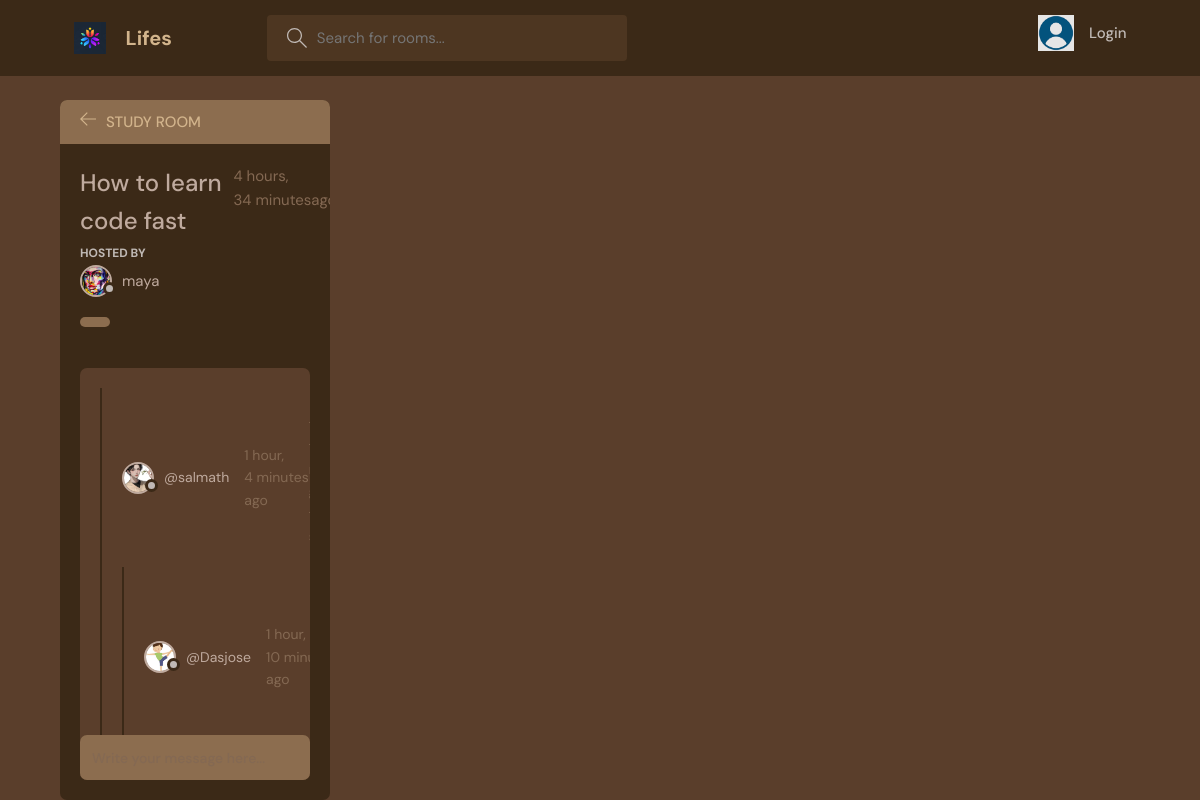
Page /room/2/ on the committed database.
### base/models.py (models this page shows, shortened)
class Room(models.Model):
    host = models.ForeignKey(User, on_delete=models.SET_NULL, null=True)
    topics = models.ForeignKey(Topics, on_delete=models.SET_NULL, null=True)
    name = models.CharField(max_length=200)
    description = models.TextField(null=True, blank=True)
    participants = models.ManyToManyField(User, related_name='participants', blank=True)
    updated = models.DateTimeField(auto_now=True)
    created = models.DateTimeField(auto_now_add=True )
    class Meta:
        ordering = ['-updated', '-created']

class User(AbstractUser):
    name = models.CharField(max_length=200, null=True)
    email = models.EmailField(unique=True, null=True)
    bio = models.TextField(null=True)
    avatar = models.ImageField(null=True, default="dp.png")
    USERNAME_FIELD = 'email'
    REQUIRED_FIELDS = []

class Message(models.Model):
    user = models.ForeignKey(User, on_delete=models.CASCADE)
    room = models.ForeignKey(Room, on_delete=models.CASCADE)
    body = models.TextField()
    updated = models.DateTimeField(auto_now=True)
    created = models.DateTimeField(auto_now_add=True )
    class Meta:
        ordering = ['-updated', '-created']

### base/views.py (the view, shortened to what this page needs)
# urls.py: path('room/<str:pk>/', views.room, name="room"),
def room(request, pk):
    room = Room.objects.get(id=pk)
    room_messages = room.message_set.all()
    participants = room.participants.all()
    context = {'room': room, 'room_messages' : room_messages, 'participants' : participants}
    return render(request, 'base/room.html', context)

### base/templates/base/room.html (shortened to what this page needs)
{% extends 'main.html' %}
{% block content %}
    <main class="profile-page layout layout--2">
      <div class="container">
        <div class="room">
          <div class="room__top">
            <div class="room__topLeft">
              <a href="{% url 'home' %}">
                <svg version="1.1" xmlns="http://www.w3.org/2000/svg" width="32" height="32" viewBox="0 0 32 32">
                  <title>arrow-left</title>
                  <path
                    d="M13.723 2.286l-13.723 13.714 13.719 13.714 1.616-1.611-10.96-10.96h27.625v-2.286h-27.625l10.965-10.965-1.616-1.607z"
                  ></path>
                </svg>
              </a>
              <h3>Study Room</h3>
            </div>
          </div>
          <div class="room__box scroll">
            <div class="room__header scroll">
              <div class="room__info">
                <h3>{{room.name}}</h3>
                <span>{{room.created|timesince}}ago</span>
              </div>
              <div class="room__hosted">
                <p>Hosted By</p>
                <a href="{%url 'profile' room.host.id %}" class="room__author">
                  <div class="avatar avatar--small">
                    <img src="{{room.host.avatar.url}}" />
                  </div>
                  <span>{{room.host.username}}</span>
                </a>
              </div>
              <span class="room__topics">{{room.topic}}</span>
            </div>
            <div class="room__conversation">
              <div class="threads scroll">
                {% for message in room_messages %}
                <div class="thread">
                  <div class="thread__top">
                    <div class="thread__author">
                      <a href="{% url 'profile' message.user.id %}" class="thread__authorInfo">
                        <div class="avatar avatar--small">
                          <img src="{{message.user.avatar.url}}" />
                        </div>
                        <span>@{{message.user.username}}</span>
                      </a>
                      <span class="thread__date">{{message.created|timesince}} ago</span>
                    </div>
                </div>
                {% endfor %}
              </div>
            </div>
          </div>
          <div class="room__message">
            <form action="" method="POST">
              <input name="body" placeholder="Write your message here..." /></form>
          </div>
        </div>
      </div>
    </main>
{% endblock content %}

### static/styles/style.css (style rules this page uses)
:root { --color-main: #bfaa9e; --color-main-light: #a67c52; --color-dark: #3b2917; --color-dark-medium: #4d3621; --color-dark-light: #8c6d4f; --color-light: #d2b48c; --color-gray: #c0b9b5; --color-light-gray: #846953; --color-bg: #5a3e2b; --color-success: #b4d49b; --color-error: #040303; }
* { font-family: "DM Sans", -apple-system, BlinkMacSystemFont, "Segoe UI", Roboto, Oxygen, Ubuntu, Cantarell, "Open Sans", "Helvetica Neue", sans-serif; margin: 0; padding: 0; box-sizing: border-box; text-rendering: optimizeLegibility; font-size: inherit; }
html { font-size: 56.25%; }
@media only screen and (min-width: 1200px) { html { font-size: 62.5%; } }
body { line-height: 1.6; font-weight: 400; font-size: 1.5rem; color: var(--color-light-gray); background-color: var(--color-bg); min-height: 100vh; }
img { width: 100%; }
a { display: inline-block; color: var(--color-main); text-decoration: none; }
.container { max-width: 120rem; width: 90%; margin: auto; }
.avatar { position: relative; display: inline-block; border-radius: 50%; border: 2px solid var(--color-main); }
.avatar img { display: block; border-radius: 50%; object-fit: cover; object-position: center; }
.avatar::after { content: ""; display: block; position: absolute; background-color: var(--color-gray); z-index: 111; border-radius: 50%; border: 0.3rem solid var(--color-dark); }
.avatar.avatar--small img { width: 2.8rem; height: 2.8rem; }
.avatar.avatar--small:after { width: 0.7rem; height: 0.7rem; bottom: 0px; right: -6px; }
.layout { margin-top: 2.4rem; }
.layout > .container { display: flex; justify-content: space-between; align-items: flex-start; }
.layout--2 > .container > div:first-child { flex-basis: 72%; }
.layout--2 > .container > div:last-child { flex-basis: 25%; }
.room, .participants { background: var(--color-dark); max-height: 87.5vh; border-radius: 0.7rem; overflow: hidden; position: relative; }
.room__top, .participants__top { background: var(--color-dark-light); display: flex; justify-content: space-between; align-items: center; padding: 1rem 2rem; position: relative; }
.room__top svg, .thread__top svg { width: 1.6rem; height: 1.6rem; fill: var(--color-light); cursor: pointer; }
.room__topLeft { display: flex; align-items: flex-end; gap: 1rem; }
.room__topLeft h3, .participants__top { text-transform: uppercase; font-weight: 500; color: var(--color-light); }
.room__topLeft svg { width: 1.6rem; height: 1.6rem; fill: var(--color-light); }
.room__header { max-height: 30vh; overflow-y: auto; position: absolute; width: 95%; background: var(--color-dark); z-index: 999; top: 4.4rem; padding-top: 2rem; padding-bottom: 1rem; }
.room__box { padding-left: 2rem; padding-right: 2rem; height: 80.5vh; padding-bottom: 0; }
.room__info { display: flex; justify-content: space-between; }
.room__info h3 { font-size: 2.4rem; font-weight: 500; color: var(--color-main); }
.room__hosted p { text-transform: uppercase; color: var(--color-gray); font-size: 1.2rem; font-weight: 700; line-height: 2; }
.room__author { display: flex; gap: 1rem; align-items: center; margin-bottom: 1rem; transition: all 0.3s ease-in-out; }
.room__topics { padding: 0.5rem 1.5rem; background: var(--color-dark-light); color: var(--color-light); display: inline-block; font-size: 1.4rem; border-radius: 1.5rem; margin: 1rem 0; }
.room__conversation { margin-top: 1rem; margin-bottom: 4rem; height: 64%; }
.threads { background: var(--color-bg); border-radius: 0.7rem; overflow-y: auto; height: 100%; margin-top: 28vh; padding: 0 2rem 4rem 2rem; }
.thread { border-left: 2px solid var(--color-dark); padding-left: 1rem; margin: 2rem 0; padding: 2rem; }
.thread__top { display: flex; align-items: center; justify-content: space-between; }
.thread__author { display: flex; align-items: center; gap: 1.5rem; font-size: 1.4rem; }
.thread__authorInfo { display: flex; align-items: center; gap: 1rem; }
.room__message { padding: 2rem; position: absolute; z-index: 111; bottom: 0; left: 0; right: 0; background: transparent; }
.room__message > form > input { resize: none; background-color: var(--color-dark-light); color: var(--color-light); border: none; outline: none; border-radius: 0.7rem; height: 4.5rem; width: 100%; margin-top: -1rem; padding: 1.2rem; font-size: 1.4rem; font-weight: 500; position: relative; }
.room__message > form > input::placeholder { color: var(--color-light-gray); }

### rows in the picture
Room: name "How to learn code fast", created "4 hours, 34 minutes", host.avatar (picture), host.username "maya"
Message: user.avatar (picture), user.username "salmath", created "1 hour, 4 minutes"
Message: user.avatar (picture), user.username "Dasjose", created "1 hour, 10…"
